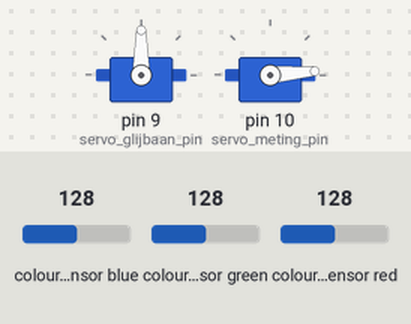
A sketch run on a simulated Arduino Uno, built with avr-gcc and run on an emulated ATmega328P. Parts: 2 × servo. The inputs (shaded band) are chosen by the test bench; at power-on: colour sensor blue 128, colour sensor green 128, colour sensor red 128.

Above: at 0.05 s.
At 1.35 s:
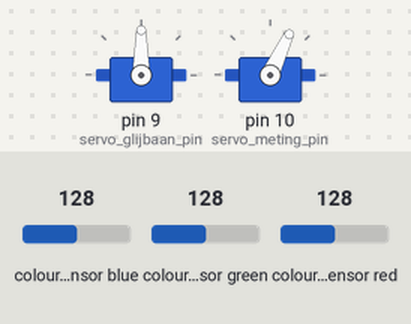
At 2.65 s:
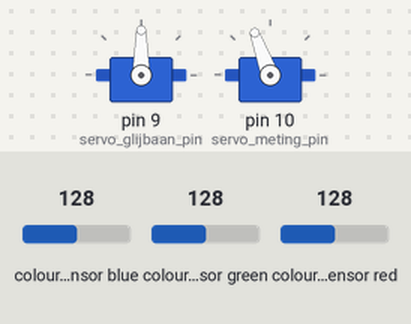
Timing chart, 0 to 6.1 s (numbered marks = the images above):
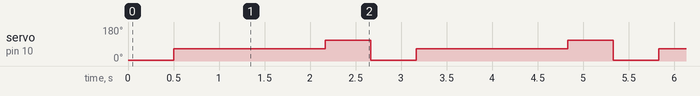

The sketch:

Arduino_sorteerder_opdracht.ino
```cpp
//===================================
// Bibliotheken
//===================================
#include <Wire.h>              //
#include "Adafruit_TCS34725.h" // Communicatie met de sensor

#include <Servo.h> // Servo aansturing

//===================================
// Variabelen
//===================================

//-----------------------------------
// Variabelen voor servos
//-----------------------------------
Servo servo_glijbaan;
Servo servo_meting;

int servo_glijbaan_pin = 9;
int servo_meting_pin   = 10;

int hoek_pak_snoep    = 5;
int hoek_kleur_sensor = 65;
int hoek_glijbaan    = 110;

int hoek_bakje_rood  = 45;
int hoek_bakje_groen = 90;
int hoek_bakje_blauw = 135;

int wachttijd_na_servo_beweging_ms = 500;

//-----------------------------------
// Variabelen voor de kleurensensor
//-----------------------------------
Adafruit_TCS34725 kleurensensor = Adafruit_TCS34725(TCS34725_INTEGRATIONTIME_614MS,
                                                    TCS34725_GAIN_1X);
uint16_t r;
uint16_t g;
uint16_t b;
uint16_t c;

int meettijd_ms = 615;

//===================================
// Functies
//===================================
void led_aan(bool aan)
{
  kleurensensor.setInterrupt(!aan);
}

void beweeg_servo_naar_hoek(Servo& servo, int hoek)
{
  servo.write(hoek);
  delay(wachttijd_na_servo_beweging_ms);
}

//===================================
// Programma
//===================================
void setup()
{
  // Start de kleurensensor
  kleurensensor.begin();

  // Sluit de servo variabelen aan op de pinnen.
  servo_glijbaan.attach(servo_glijbaan_pin, 500, 2500);
  servo_meting.attach(servo_meting_pin, 500, 2500);
}

void loop()
{
  //-------------------------
  // Pak een nieuw snoepje
  //-------------------------
  beweeg_servo_naar_hoek(servo_meting, hoek_pak_snoep);
  beweeg_servo_naar_hoek(servo_meting, hoek_kleur_sensor);

  //-------------------------
  // Meet de kleur van
  // het snoepje
  //-------------------------
  led_aan(true);
  delay(meettijd_ms);
  led_aan(false);
  kleurensensor.getRawData(&r, &g, &b, &c);

  //-------------------------
  // Bepaal naar welk bakje
  // het het snoepje gaat
  //-------------------------
  int hoek_naar_bakje = hoek_bakje_groen;

  // TODO:
  // Schrijf op deze plek code die er voor zorgt dat
  // de servo naar de hoek in variabel "hoek_bakje_rood"
  // gaat wanneer er meer rood is gemeten dan groen en blauw.
  // Dit doe je door de variabel "hoek_naar_bakje" te vullen
  // met de variabel "hoek_bakje_rood".
  //
  // Doe hetzelfde voor het geval dat er meer groen is gemeten
  // dan rood en blauw. Gebruik de variabel "hoek_bakje_groen".
  //
  // Doe hetzelfde voor het geval dat er meer blauw is gemeten
  // dan rood en groen. Gebruik de variabel "hoek_bakje_blauw".

  //-------------------------
  // Laat het snoepje naar
  // het juist bakje glijden
  //-------------------------
  beweeg_servo_naar_hoek(servo_glijbaan, hoek_naar_bakje);
  beweeg_servo_naar_hoek(servo_meting, hoek_glijbaan);
}
```

Measured:
- by itself, servo on pin 10 (servo_meting_pin): repeats every 2.7 s: 110° 0.50 s, 5° 0.50 s, 65° 1.7 s
